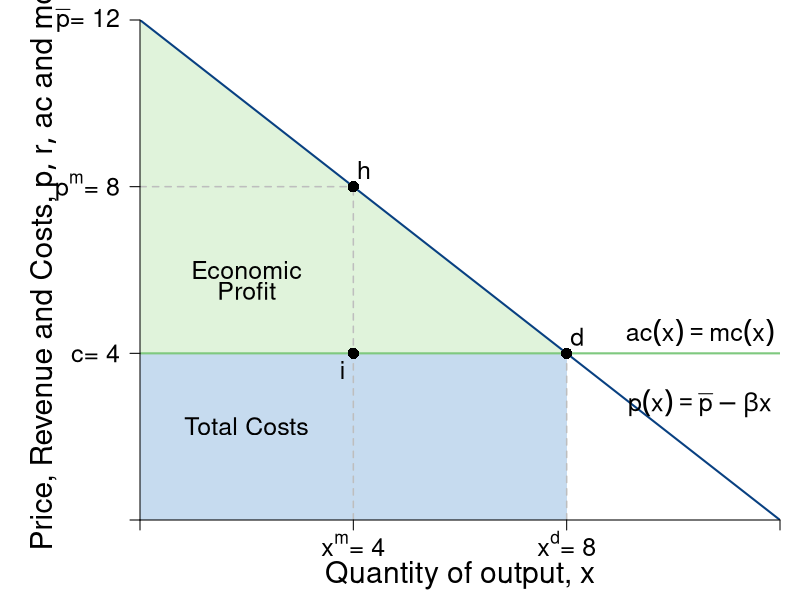

Generate this figure with R:
#Graph Designer: Simon Halliday
#Authors: Bowles, Foley and Halliday
#Title: Coordination, Conflict and Competition: A Text in Microeconomics

require(shape)
pdf(file = "competitionmarkets/monopolist_discriminating.pdf", width = 9, height = 7)

#Set parameters for graphics
pointsize <- 1.8
axislabelsize <- 1.8
labelsize <- 1.5
namesize <- 1.8
annotatesize <- 1.5
graphlinewidth <- 2
segmentlinewidth <- 1.5

COL <- c("#7fc97f", "#beaed4", "#fdc086", "#ffff99", "#386cb0", "#f0027f", "#bf5b17", "#666666")
COLA <- c("#e0f3db", "#99d8c9","#66c2a4","#41ae76", "#238b45", "#005824")
COLB <- c("#c6dbef", "#4eb3d3", "#2b8cbe", "#0868ac","#084081")

#Edited the margins to cater for the larger LHS labels
par(mar =  c(4, 7, 1, 1))

AvgRevenue <- function(x, rmax = 12, xmax = 12){
  rmax - (rmax/xmax)*x
}

MRevenue <- function(x, rmax = 12, xmax = 12){
  rmax - 2*(rmax/xmax)*x
}

AvgCost <- function(x, c0 = 2, c1 = 4){
  c0/x + c1
}

xlims <- c(0, 12)
ylims <- c(0, 12)

npts <- 501 
x <- seq(xlims[1], xlims[2], length.out = npts)
y <- seq(ylims[1], ylims[2], length.out = npts) 
a <- c(13, 16.75, 19.25)

plot(0, 0, xlim = xlims, ylim = ylims, type = "n",
     xlab = expression(paste("")),
     ylab = expression(paste("")), 
     xaxt = "n", 
     yaxt = "n", 
     cex.lab = axislabelsize, 
     bty = "n",
     xaxs="i", 
     yaxs="i")

# ticksy <- seq(from = ylims[1], to = ylims[2], by = 1)
# ylabels <- seq(from = ylims[1], to = ylims[2], by = 1)
# ticksx <- seq(from = xlims[1], to = xlims[2], by = 1)
# xlabels <- seq(from = xlims[1], to = xlims[2], by = 1)
ticksy <- c(0, 4, AvgRevenue(x = 4), ylims[2])
ylabels <- c(NA, expression(paste(c, "= 4")), expression(paste(p^{m}, "= 8")), expression(paste(bar(p), "= 12")))
ticksx <- c(0, 4, 8, xlims[2])
xlabels <- c(NA, expression(paste(x^{m}, "= 4")), expression(paste(x^{d},"= 8")), NA)

npts <- 500 
xx1 <- seq(xlims[1], xlims[2], length.out = npts)
xx3 <- seq(2, 6, length.out = npts)

#Draw the polygon for profit
xpoly1 <- c(0, 8, 0, 0)
ypoly1 <- c(4, 4, 12, 4)
polygon(x = xpoly1, y = ypoly1, col=COLA[1], density=NULL, border = NA)

#Draw the polygon for costs
xpoly2 <- c(0, 8, 8, 0, 0)
ypoly2 <- c(0, 0, 4, 4, 0)
polygon(x = xpoly2, y = ypoly2, col=COLB[1], density=NULL, border = NA)

#lines(xx1, bcA(xx1, w = 10, p = 1.5), col = COLB[3], lwd = graphlinewidth)
lines(xx1, AvgRevenue(xx1, rmax = 12, xmax = 12), col = COLB[5], lwd = graphlinewidth)
#lines(xx1, MRevenue(xx1, rmax = 12, xmax = 12), col = COLB[4], lwd = graphlinewidth)
#lines(xx1, AvgCost(xx1, c0 = 2, c1 = 4), col = COLA[5], lwd = graphlinewidth)

#Label the axes
mtext(expression(paste("Quantity of output, ", x)), side=1, line = 2.7, cex = axislabelsize)
text(-1.8, 0.5*ylims[2], expression(paste("Price, Revenue and Costs, ", list(p, r, ac), " and ", mc)), xpd = TRUE, cex = axislabelsize, srt = 90) 

#Label curves
text(10.5, 4.5, expression(paste(ac(x) == mc(x))), cex = labelsize)
text(10.5, 2.8, expression(paste(p(x) == bar(p) - beta*x)), cex = labelsize)

#Labels cost and profit areas
text(2, 0.5*AvgCost(x = 4), expression("Total Costs"), cex = labelsize)
text(2, 6, expression("Economic"), cex = labelsize)
text(2, 5.5, expression("Profit"), cex = labelsize)

#Draw segments for total costs
segments(0, AvgRevenue(x = 4), 4, AvgRevenue(x = 4), lty = 2, col = "gray" , lwd = segmentlinewidth)
segments(4, 0, 4, AvgRevenue(x = 4), lty = 2, col = "gray" , lwd = segmentlinewidth)
segments(0, 4, xlims[2], 4, lty = 1, col = COL[1] , lwd = graphlinewidth)
segments(8, 0, 8, 4, lty = 2, col = "gray" , lwd = segmentlinewidth)

#Label Points for comparison
points(4, MRevenue(x = 4), pch = 16, col = "black", cex = 1.5)
text(3.8, MRevenue(x = 4) - 0.4, expression(i), cex = labelsize)

points(8, AvgRevenue(x = 8), pch = 16, col = "black", cex = 1.5)
text(8.2, AvgRevenue(x = 8) + 0.4, expression(d), cex = labelsize)

points(4, AvgRevenue(x = 4), pch = 16, col = "black", cex = 1.5)
text(4.2, AvgRevenue(x = 4) + 0.4, expression(h), cex = labelsize)

#Arrow to mr = mc
#text(7.5, 9.5, expression(paste("Profit Maximum at")), cex = labelsize)
#text(7.5, 9, expression(paste(mr == mc)), cex = labelsize)
#Arrows(6.1, 9.2, 4.2, 4.3, col = "black", lty = 1, lwd = 2, arr.type = "triangle", arr.lwd = 0.5)

axis(1, at = ticksx, pos = 0, labels = xlabels, cex.axis = labelsize)
axis(2, at = ticksy, pos = 0, labels = ylabels, las = 1, cex.axis = labelsize)


dev.off()
